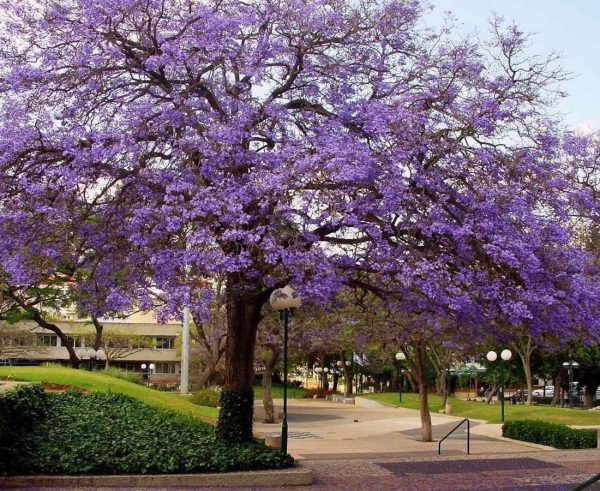
#> input picture codigo/2 - Fundamentos da imagem digital - transformações/ipe roxo.jpg, 600 x 491 px
$ python 'espelhamento da imagem.py'
#> lines starting #> are read from the running program, lines starting #| are printed output that depends on the picture

import cv2

# lê uma imagem
img = cv2.imread('ipe roxo.jpg')
#> img is the input picture: shape (491, 600, 3); mean B, G, R 108.5, 99.5, 115.3

# mostra a imagem original
cv2.imshow("Original", img)

# faz espelhamento da imagem na horizontal
flip_horizontal = cv2.flip(img, 1)
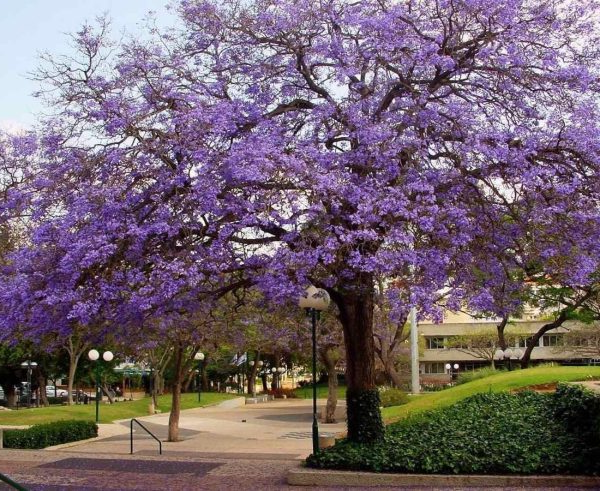
#> flip_horizontal: shape (491, 600, 3); mean B, G, R 108.5, 99.5, 115.3

# mostra imagem espelhada na horizontal
cv2.imshow("Flip Horizontal", flip_horizontal)

# faz espelhamento da imagem na vertical
flip_vertical = cv2.flip(img, 0)
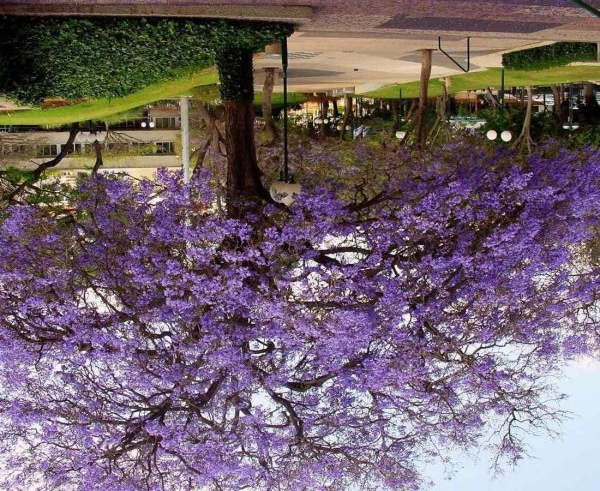
#> flip_vertical: shape (491, 600, 3); mean B, G, R 108.5, 99.5, 115.3

# mostra a imagem espelhada na vertical
cv2.imshow("Flip Vertical", flip_vertical)

# faz o espelhamento da imagem na horizontal e vertical ao mesmo tempo
flip_hv = cv2.flip(img, -1)
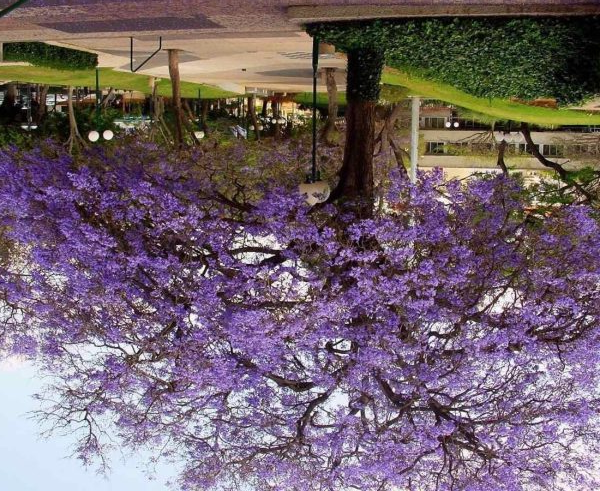
#> flip_hv: shape (491, 600, 3); mean B, G, R 108.5, 99.5, 115.3

# mostra imagem espelhada a horizontal e vertical
cv2.imshow("Flip Horizontal e Vertical", flip_hv)

cv2.waitKey(0)

$ run again, with codigo/2 - Fundamentos da imagem digital - transformações/imagem 3.jpg copied over codigo/2 - Fundamentos da imagem digital - transformações/ipe roxo.jpg
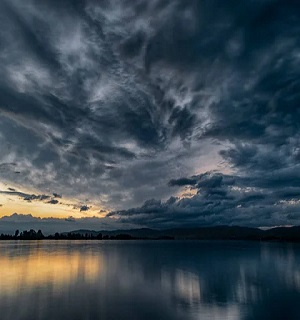
#> input picture codigo/2 - Fundamentos da imagem digital - transformações/imagem 3.jpg, 300 x 320 px
#> img is the input picture: shape (320, 300, 3); mean B, G, R 81.8, 72.2, 58.9
#> `flip_vertical = cv2.flip(img, 0)`:
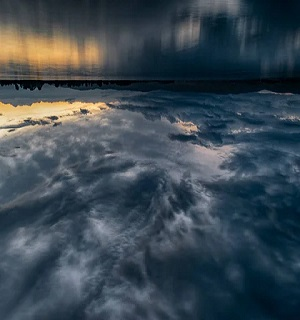
#> flip_vertical: shape (320, 300, 3); mean B, G, R 81.8, 72.2, 58.9
#> `flip_hv = cv2.flip(img, -1)`:
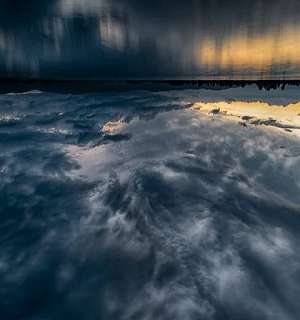
#> flip_hv: shape (320, 300, 3); mean B, G, R 81.8, 72.2, 58.9
